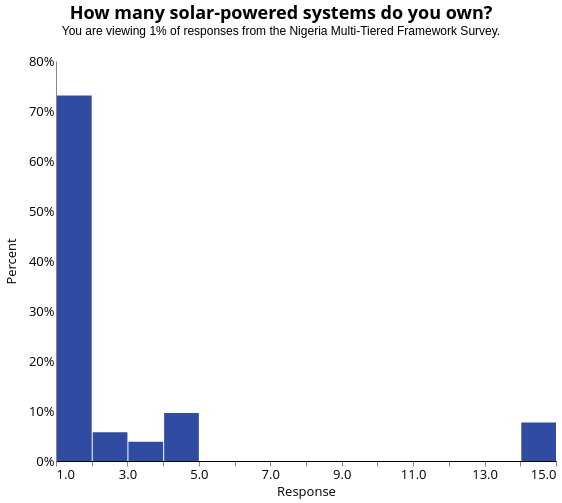

Describe this chart as a Vega-Lite specification.
### Vega-Lite specification from a JSON file in a GitHub repository (floating-point values rounded to 4 significant figures)
{"width": 500, "height": 400, "config": {"title": {"fontSize": 18, "font": "Open Sans", "anchor": "center", "fontColor": "#000000"}, "axisX": {"domain": true, "domainColor": "#000000", "grid": false, "labelFont": "Open Sans", "labelFontSize": 13, "titleFont": "Open Sans", "titleFontSize": 13, "titleFontWeight": "normal", "title": "X Axis Title (units)"}, "axisY": {"domain": true, "grid": false, "gridColor": "#DEDDDD", "gridWidth": 1, "labelFont": "Open Sans", "labelFontSize": 13, "labelAngle": 0, "ticks": false, "titleFont": "Open Sans", "titleFontSize": 13, "titleFontWeight": "normal", "titlePadding": 10, "title": "Y Axis Title (units)"}, "range": {"category": ["#2980B9", "#003366", "#FFAE19", "#FF4500", "#438B28", "#45B39D", "#99ADC1", "#212F3C"]}, "legend": {"labelFont": "Open Sans", "labelFontSize": 13, "symbolType": "square", "symbolSize": 100, "titleFont": "Open Sans", "titleFontSize": 13, "titleFontWeight": "normal", "title": "Legend", "orient": "right", "offset": 0}, "tooltip": {"font": "Open Sans"}, "view": {"stroke": "transparent", "text": {"font": "Open Sans", "color": ["#2980B9", "#003366", "#FFAE19", "#FF4500", "#438B28", "#45B39D", "#99ADC1", "#212F3C"], "fontSize": 13, "align": "right", "fontWeight": 400, "size": 13}, "bar": {"size": 40, "binSpacing": 1, "continuousBandSize": 30, "discreteBandSize": 30, "fill": ["#2980B9", "#003366", "#FFAE19", "#FF4500", "#438B28", "#45B39D", "#99ADC1", "#212F3C"], "stroke": false}}}, "data": {"name": "data-a47d9d36c0bc3ea5332013948f742729"}, "mark": {"type": "bar", "color": "#304ca2"}, "encoding": {"tooltip": [{"type": "nominal", "field": "sum_solar", "title": "Response (Binned)"}, {"type": "quantitative", "aggregate": "sum", "field": "pct", "format": ".2%", "title": "Percentage"}], "x": {"type": "quantitative", "axis": {"title": "Response"}, "bin": {"extent": [1, 15], "step": 1}, "field": "sum_solar", "scale": {"clamp": true, "domain": [1, 15]}}, "y": {"type": "quantitative", "aggregate": "sum", "axis": {"format": "%"}, "field": "pct", "title": "Percent"}}, "selection": {"selector001": {"type": "single", "fields": ["locality_ur"], "bind": {"input": "select", "options": [null, "Urban", "Rural"], "labels": ["National", "Urban", "Rural"], "name": "Locality Breakdown  "}}, "selector002": {"type": "single", "fields": ["elc_aggr_tier"], "bind": {"input": "select", "options": [null, "Tier 0", "Tier 1", "Tier 2", "Tier 3", "Tier 4", "Tier 5"], "labels": ["All Tiers", "Tier 0", "Tier 1", "Tier 2", "Tier 3", "Tier 4", "Tier 5"], "name": "Tiers  "}}}, "title": {"text": ["How many solar-powered systems do you own?"], "subtitle": ["You are viewing 1% of responses from the Nigeria Multi-Tiered Framework Survey.", " "], "color": "black", "subtitleColor": "black"}, "transform": [{"joinaggregate": [{"op": "count", "field": "*", "as": "total"}]}, {"calculate": "1 / datum.total", "as": "pct"}, {"bin": {"maxbins": 20}, "field": "m", "as": "mbin"}, {"filter": {"selection": "selector001"}}, {"filter": {"selection": "selector002"}}], "$schema": "https://vega.github.io/schema/vega-lite/v4.8.1.json", "datasets": {"data-a47d9d36c0bc3ea5332013948f742729": [{"elc_aggr_tier": "Tier 1", "sum_solar": 1, "locality": 0}, {"elc_aggr_tier": "Tier 1", "sum_solar": 1, "locality": 1}, {"elc_aggr_tier": "Tier 3", "sum_solar": 1, "locality": 0}, {"elc_aggr_tier": "Tier 3", "sum_solar": 1, "locality": 1}, {"elc_aggr_tier": "Tier 3", "sum_solar": 1, "locality": 1}, {"elc_aggr_tier": "Tier 3", "sum_solar": 3, "locality": 1}, {"elc_aggr_tier": "Tier 3", "sum_solar": 3, "locality": 1}, {"elc_aggr_tier": "Tier 2", "sum_solar": 1, "locality": 1}, {"elc_aggr_tier": "Tier 3", "sum_solar": 2, "locality": 1}, {"elc_aggr_tier": "Tier 1", "sum_solar": 1, "locality": 1}, {"elc_aggr_tier": "Tier 2", "sum_solar": 15, "locality": 1}, {"elc_aggr_tier": "Tier 2", "sum_solar": 15, "locality": 1}, {"elc_aggr_tier": "Tier 2", "sum_solar": 15, "locality": 1}, {"elc_aggr_tier": "Tier 2", "sum_solar": 15, "locality": 1}, {"elc_aggr_tier": "Tier 2", "sum_solar": 1, "locality": 1}, {"elc_aggr_tier": "Tier 3", "sum_solar": 1, "locality": 0}, {"elc_aggr_tier": "Tier 2", "sum_solar": 1, "locality": 1}, {"elc_aggr_tier": "Tier 3", "sum_solar": 1, "locality": 1}, {"elc_aggr_tier": "Tier 3", "sum_solar": 1, "locality": 1}, {"elc_aggr_tier": "Tier 2", "sum_solar": 1, "locality": 1}, {"elc_aggr_tier": "Tier 2", "sum_solar": 1, "locality": 1}, {"elc_aggr_tier": "Tier 0", "sum_solar": 1, "locality": 1}, {"elc_aggr_tier": "Tier 2", "sum_solar": 1, "locality": 1}, {"elc_aggr_tier": "Tier 3", "sum_solar": 4, "locality": 1}, {"elc_aggr_tier": "Tier 3", "sum_solar": 4, "locality": 1}, {"elc_aggr_tier": "Tier 3", "sum_solar": 4, "locality": 1}, {"elc_aggr_tier": "Tier 3", "sum_solar": 4, "locality": 1}, {"elc_aggr_tier": "Tier 3", "sum_solar": 4, "locality": 1}, {"elc_aggr_tier": "Tier 3", "sum_solar": 1, "locality": 1}, {"elc_aggr_tier": "Tier 3", "sum_solar": 1, "locality": 1}, {"elc_aggr_tier": "Tier 1", "sum_solar": 1, "locality": 0}, {"elc_aggr_tier": "Tier 1", "sum_solar": 1, "locality": 1}, {"elc_aggr_tier": "Tier 1", "sum_solar": 1, "locality": 1}, {"elc_aggr_tier": "Tier 1", "sum_solar": 1, "locality": 1}, {"elc_aggr_tier": "Tier 1", "sum_solar": 1, "locality": 1}, {"elc_aggr_tier": "Tier 1", "sum_solar": 1, "locality": 1}, {"elc_aggr_tier": "Tier 1", "sum_solar": 1, "locality": 1}, {"elc_aggr_tier": "Tier 1", "sum_solar": 1, "locality": 0}, {"elc_aggr_tier": "Tier 3", "sum_solar": 1, "locality": 1}, {"elc_aggr_tier": "Tier 1", "sum_solar": 1, "locality": 1}, {"elc_aggr_tier": "Tier 2", "sum_solar": 1, "locality": 1}, {"elc_aggr_tier": "Tier 3", "sum_solar": 1, "locality": 1}, {"elc_aggr_tier": "Tier 2", "sum_solar": 1, "locality": 1}, {"elc_aggr_tier": "Tier 3", "sum_solar": 1, "locality": 1}, {"elc_aggr_tier": "Tier 3", "sum_solar": 1, "locality": 1}, {"elc_aggr_tier": "Tier 3", "sum_solar": 1, "locality": 0}, {"elc_aggr_tier": "Tier 3", "sum_solar": 1, "locality": 0}, {"elc_aggr_tier": "Tier 2", "sum_solar": 1, "locality": 0}, {"elc_aggr_tier": "Tier 3", "sum_solar": 1, "locality": 0}, {"elc_aggr_tier": "Tier 1", "sum_solar": 2, "locality": 0}, {"elc_aggr_tier": "Tier 1", "sum_solar": 2, "locality": 0}, {"elc_aggr_tier": "Tier 5", "sum_solar": 1, "locality": 0}]}}
